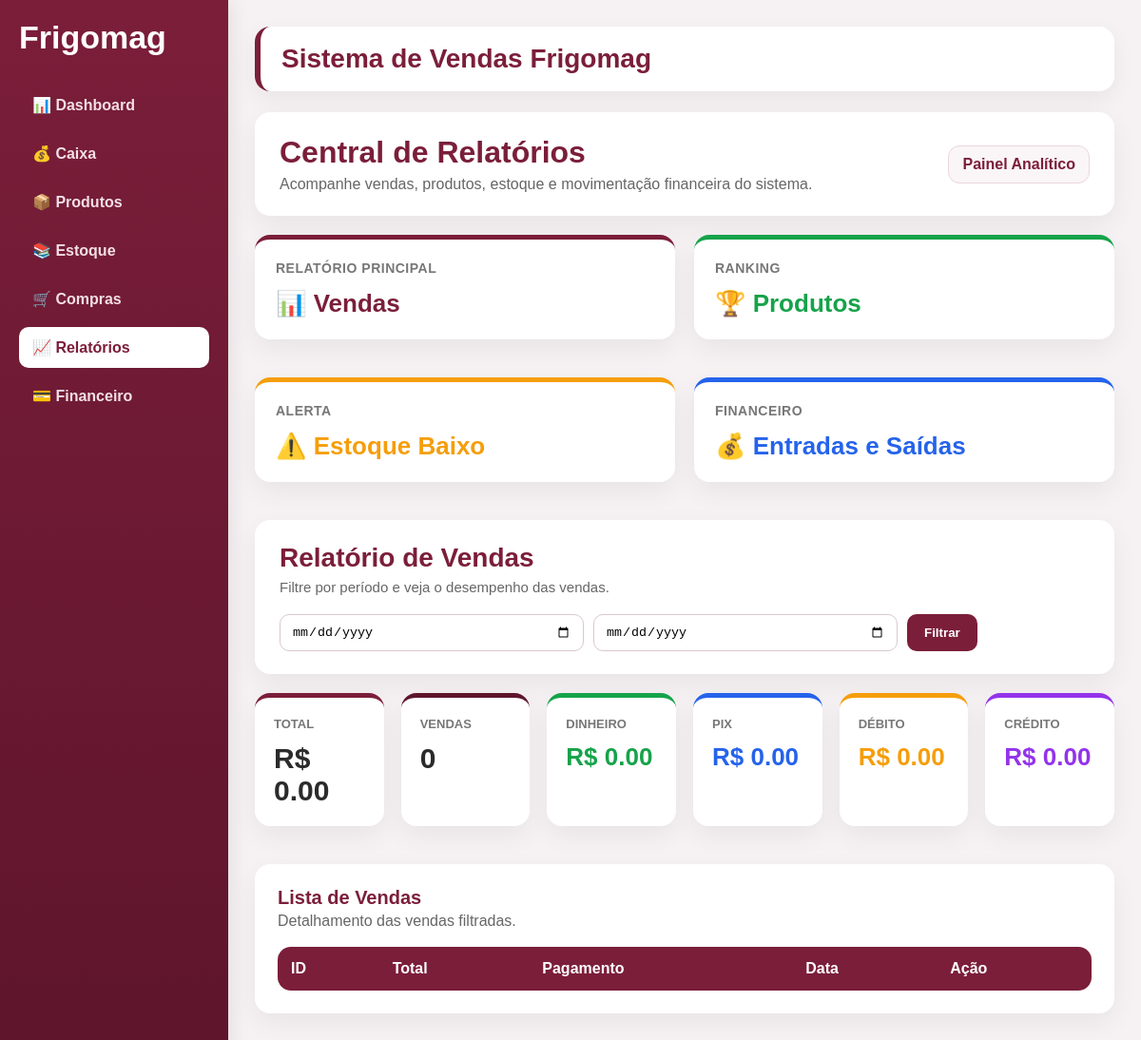
The app's page /relatorios/, older data.
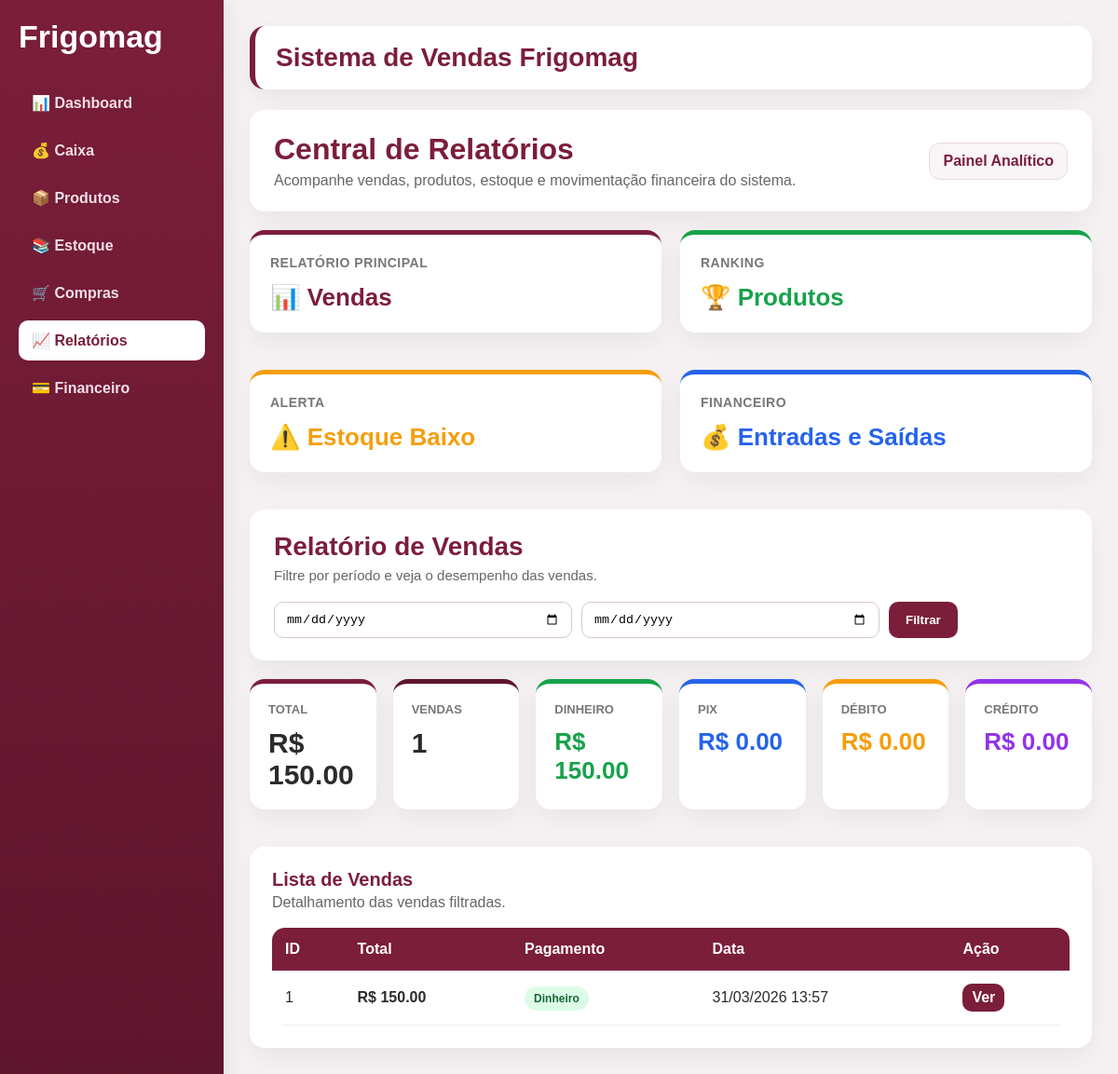
The same page, newer data.
### app/models/venda.py (models this page shows)
class Venda(db.Model):
    __tablename__ = "vendas"
    id = db.Column(db.Integer, primary_key=True)
    total = db.Column(db.Float, default=0)
    forma_pagamento = db.Column(db.String(30))
    criado_em = db.Column(db.DateTime, default=db.func.now())
    itens = db.relationship("ItemVenda", backref="venda", lazy=True, cascade="all, delete-orphan")

### app/routes/relatorios_routes.py (the view)
@relatorios.route("/", methods=["GET"])
def relatorio_vendas():
    data_inicio = request.args.get("data_inicio")
    data_fim = request.args.get("data_fim")
    query = Venda.query
    if data_inicio:
        data_inicio = datetime.strptime(data_inicio, "%Y-%m-%d")
        query = query.filter(Venda.criado_em >= data_inicio)
    if data_fim:
        data_fim = datetime.strptime(data_fim, "%Y-%m-%d")
        query = query.filter(Venda.criado_em <= data_fim)
    vendas = query.order_by(Venda.id.desc()).all()
    total = sum(v.total or 0 for v in vendas)
    qtd_vendas = len(vendas)
    dinheiro = sum(v.total or 0 for v in vendas if v.forma_pagamento == "dinheiro")
    pix = sum(v.total or 0 for v in vendas if v.forma_pagamento == "pix")
    debito = sum(v.total or 0 for v in vendas if v.forma_pagamento == "debito")
    credito = sum(v.total or 0 for v in vendas if v.forma_pagamento == "credito")
    return render_template(
        "relatorios/index.html",
        vendas=vendas,
        total=total,
        qtd_vendas=qtd_vendas,
        dinheiro=dinheiro,
        pix=pix,
        debito=debito,
        credito=credito,
        data_inicio=request.args.get("data_inicio", ""),
        data_fim=request.args.get("data_fim", "")
    )

### app/templates/relatorios/index.html (shortened to what the changed rows need)
{% extends "base.html" %}
{% block content %}
<div class="card" style="padding: 24px 26px;">
    <div style="display:flex; justify-content:space-between; align-items:center; gap:20px; flex-wrap:wrap;">
        <div>
            <h1 class="page-title" style="font-size:32px; margin:0 0 6px 0;">Central de Relatórios</h1>
        </div>
    </div>
</div>
<div class="card" style="padding: 24px 26px;">
    <div style="display:flex; justify-content:space-between; align-items:center; gap:20px; flex-wrap:wrap;">
        <div>
            <h2 class="page-title" style="font-size:28px; margin:0 0 6px 0;">Relatório de Vendas</h2>
        </div>
    </div>
</div>
<div style="display:grid; grid-template-columns: repeat(6, 1fr); gap:18px; margin-top:20px; margin-bottom:20px;">
    <div class="card" style="border-top: 5px solid #7B1E3A; padding:20px;">
        <div style="font-size:13px; color:#777; font-weight:700; text-transform:uppercase;">Total</div>
        <div style="font-size:30px; font-weight:900; margin-top:12px;">R$ {{ "%.2f"|format(total) }}</div>
    </div>
    <div class="card" style="border-top: 5px solid #5E152C; padding:20px;">
        <div style="font-size:13px; color:#777; font-weight:700; text-transform:uppercase;">Vendas</div>
        <div style="font-size:30px; font-weight:900; margin-top:12px;">{{ qtd_vendas }}</div>
    </div>
    <div class="card" style="border-top: 5px solid #16a34a; padding:20px;">
        <div style="font-size:13px; color:#777; font-weight:700; text-transform:uppercase;">Dinheiro</div>
        <div style="font-size:26px; font-weight:900; margin-top:12px; color:#16a34a;">R$ {{ "%.2f"|format(dinheiro) }}</div>
    </div>
</div>
<div class="card" style="padding: 24px;">
    <div style="display:flex; justify-content:space-between; align-items:center; margin-bottom:15px; gap:20px; flex-wrap:wrap;">
        <div>
            <h2 class="page-title" style="margin:0;">Lista de Vendas</h2>
        </div>
    </div>
    <table>
        <tr>
            <th>ID</th>
            <th>Total</th>
            <th>Pagamento</th>
            <th>Data</th>
            <th>Ação</th>
        </tr>
        {% for venda in vendas %}
        <tr>
            <td>{{ venda.id }}</td>
            <td style="font-weight:700;">R$ {{ "%.2f"|format(venda.total) }}</td>
            <td>
                {% if venda.forma_pagamento == "dinheiro" %}
                    <span style="background:#dcfce7; color:#166534; padding:6px 10px; border-radius:999px; font-size:12px; font-weight:bold;">Dinheiro</span>
                {% elif venda.forma_pagamento == "pix" %}
                    <span style="background:#dbeafe; color:#1d4ed8; padding:6px 10px; border-radius:999px; font-size:12px; font-weight:bold;">Pix</span>
                {% elif venda.forma_pagamento == "debito" %}
                    <span style="background:#fef3c7; color:#b45309; padding:6px 10px; border-radius:999px; font-size:12px; font-weight:bold;">Débito</span>
                {% elif venda.forma_pagamento == "credito" %}
                    <span style="background:#ede9fe; color:#6d28d9; padding:6px 10px; border-radius:999px; font-size:12px; font-weight:bold;">Crédito</span>
                {% else %}
                    <span style="background:#f3f4f6; color:#333; padding:6px 10px; border-radius:999px; font-size:12px; font-weight:bold;">
                        {{ venda.forma_pagamento }}
                    </span>
                {% endif %}
            </td>
            <td>{{ venda.criado_em.strftime("%d/%m/%Y %H:%M") if venda.criado_em else "-" }}</td>
            <td>
                <a href="/vendas/{{ venda.id }}" class="btn" style="padding:6px 10px;">Ver</a>
            </td>
        </tr>
        {% endfor %}
    </table>
</div>
{% endblock %}

Row changes from the older to the newer data that the page shows:
added Venda: id "1", total "150.00", forma_pagamento "Dinheiro", criado_em "31/03/2026 13:57"
Text that changed along with them:
{{ "%.2f"|format(total) }}: "0.00" → "150.00"
{{ qtd_vendas }}: "0" → "1"
{{ "%.2f"|format(dinheiro) }}: "0.00" → "150.00"
